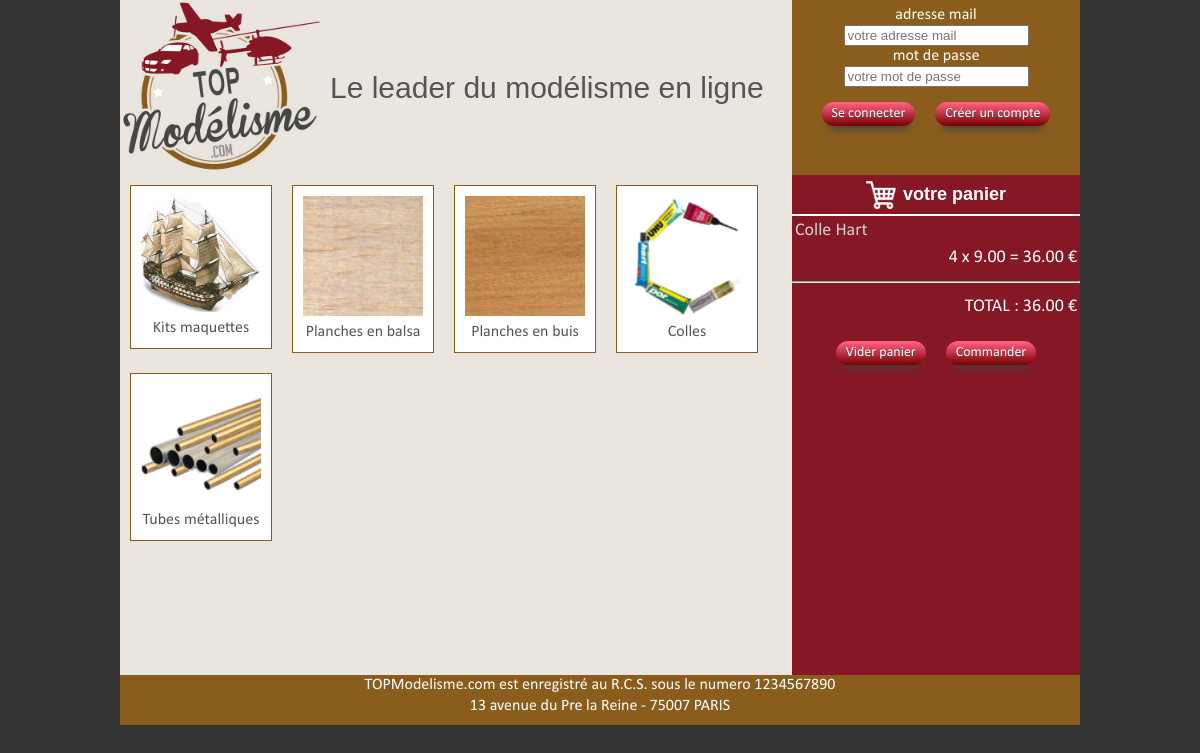
The page / on the database its author committed.
### tables this page shows
CREATE TABLE IF NOT EXISTS `famille` (
  `id` int(11) NOT NULL AUTO_INCREMENT,
  `libelle` varchar(50) NOT NULL,
  `image` varchar(50) NOT NULL,
  `ordre_affichage` int(11) NOT NULL,
  PRIMARY KEY (`id`)
);

CREATE TABLE IF NOT EXISTS `panier_article` (
  `id_panier` int(11) NOT NULL,
  `id_article` int(11) NOT NULL,
  `quantite` int(11) NOT NULL,
  `prix_ht` decimal(10,2) NOT NULL,
  `prix_tva` decimal(10,2) NOT NULL,
  `prix_ttc` decimal(10,2) NOT NULL,
  PRIMARY KEY (`id_panier`,`id_article`),
  KEY `fk_article` (`id_article`)
);

CREATE TABLE IF NOT EXISTS `article` (
  `id` int(11) NOT NULL AUTO_INCREMENT,
  `reference` varchar(50) NOT NULL,
  `libelle` varchar(50) NOT NULL,
  `id_famille` int(11) NOT NULL,
  `detail` varchar(100) NOT NULL,
  `prix_ttc` decimal(10,2) NOT NULL,
  `id_tva` int(11) NOT NULL,
  `image` varchar(50) NOT NULL,
  PRIMARY KEY (`id`),
  KEY `fk_famille` (`id_famille`),
  KEY `fk_tva` (`id_tva`)
);

### lib/affichage.php (the view, shortened to what this page needs)
<?php function affichage_en_tete()
{
    echo '<header class="header-site">';
        echo '<img src="./img/logo_500px.gif" alt="Logo TopModélisme.com" class="logo">';
        echo '<div class="titre">Le leader du modélisme en ligne</div>';
    echo '</header>';
} ?>
<?php function affichage_authentification()
{
    echo '<div class="authentification">';
      echo '<div>';
          echo '<label for="authentification" class="authentification-email">adresse mail</label>';
          echo '<br>';
          echo '<input type="text" name="Adresse mail" placeholder="votre adresse mail" required minlength="4" maxlength="8" size="20" >';
        echo '</div>';
        echo '<div>';
          echo '<label for="authentification" class="authentification-mdp">mot de passe</label>';
          echo '<br>';
          echo '<input type="password" name="Password" placeholder="votre mot de passe" required minlength="4" maxlength="8" size="20">';
       echo '</div>';
        echo '<div class="authentification-boutons">';
          echo '<a class="myButton" href="index.php">Se connecter</a>';
          echo '<a class="myButton" href="index.php">Créer un compte</a>';
        echo '</div>';
    echo '</div>';
} ?>
<?php function affichage_famille_article($db)
{
    echo '<div class="contenu">';
        if(isset($_GET['famille']))
        {
            affiche_articles_bdd($db, $_GET['famille']);
        }
        else
        {
            affiche_familles_bdd($db);
        }
    echo '</div>';
} ?>
<?php function affichage_famille($image, $libelle, $id)
{
    echo '<div class="affiche_famille">';
        echo '<a href="index.php?famille='.$id.'" class="famille-img">';
            echo '<img src="./img_familles/'.$image.'" alt="'.$libelle.'" width="120px" />';
        echo '</a>';
        echo '<br>';
        echo '<div class="titre_center">'.$libelle.'</div>';
    echo '</div>';
} ?>
<?php function affichage_commande($db)
{
    echo '<div class="section-panier">';
        echo '<div class="votre-panier">votre panier</div>';
            afficher_etat_panier($db);
    echo '</div>';
} ?>
<?php function affichage_article_panier($quantite, $prix_ttc, $libelle, $total)
{
    $sous_total = $quantite * $prix_ttc;
    echo '<table class="panier-table">';
        echo '<tr>';
            echo '<td colspan="2" class="panier-libelle">' . $libelle . '</td>';
        echo '</tr>';
        echo '<tr>';
            echo '<td class="panier-adroite">' . $quantite . ' x ' . $prix_ttc . ' = ' . number_format($sous_total, 2, '.', '') . ' €</td>';
        echo '</tr>';
    echo '</table>';
    $total += $sous_total;
    return $total;
} ?>
<?php function affichage_total_panier($total)
{
    echo '<div>';
        echo '<hr>';
            echo '<table class="panier-table panier-total">';
                echo '<tr>';
                    echo '<td class="panier-adroite">TOTAL : '. number_format($total,2,'.','') .' €</td>';
                echo '</tr>';
            echo '</table>';
            echo '<a class="myButton" href="index.php?Vide_panier=1">Vider panier</a>';
            echo '<a class="myButton" href="index.php">Commander</a>';
    echo '</div>';
} ?>
<?php function affichage_pied_de_page()
{
        echo '<footer class="footer">';
            echo '<p> TOPModelisme.com est enregistré au R.C.S. sous le numero 1234567890 </p>';
            echo '<p> 13 avenue du Pre la Reine - 75007 PARIS </p>';
        echo '</footer>';
} ?>

### index.php (shortened to what this page needs)
<?php include "./lib/sql.php";
$db = connect_bdd();
?>
<!DOCTYPE html>
<html>
 <head>
   <link rel="stylesheet" href="styles.css" media = "all" type = "text/css">
 </head>
<body>
  <div class="main">
      <?php
          affichage_en_tete();
          affichage_authentification(); ?>
    <article class="body">
      <?php
            affichage_famille_article($db);
            affichage_commande($db); ?>
    </article>
    <?php
        affichage_pied_de_page(); ?>
  </div>
</body>
</html>

### lib/sql.php (shortened to what this page needs)
<?php include "./lib/affichage.php"; ?>
<?php function affiche_familles_bdd($db)
{
    $sql = 'SELECT libelle, image, id
    FROM famille
    ORDER BY ordre_affichage ASC;';
    $result = $db->query ($sql) or die ('ErreurSQL : '.mysqli_error($db));
    while ($data = mysqli_fetch_array($result))
    {
        affichage_famille($data['image'], $data['libelle'], $data['id']);
    }
} ?>
<?php function afficher_etat_panier($db)
{
    $sql_panier = 'SELECT quantite, panier_article.prix_ttc, libelle
    FROM panier_article
    INNER JOIN article ON panier_article.id_article = article.id ;';
    $result_panier = $db->query($sql_panier) or die ('ErreurSQL : '.mysqli_error($db));
    $data_panier = mysqli_fetch_array($result_panier);
    if(empty($data_panier))
    {
        affichage_panier_vide();
    }
    else
    {
        $total = 0;
        do {
            $total = affichage_article_panier($data_panier['quantite'], $data_panier['prix_ttc'], $data_panier['libelle'], $total);
            }while($data_panier = mysqli_fetch_array($result_panier));
        affichage_total_panier($total);
    }
} ?>

### styles.css (style rules this page uses)
* { box-sizing: border-box; }
body { background-color: #333; margin: 0px; font-family: 'Calibri', serif; font-weight: 400; }
.main { margin-left: auto; margin-right: auto; max-width: 960px; width: 100%; }
.header-site { position: relative; float: left; height: 175px; width: 70%; background-color: #EAE5DF; }
.header-site .logo { position: absolute; top: 0; left: 0; width: 200px; height: 172px; margin-right: 10px; }
.header-site .titre { position: absolute; text-align: center; top: 50%; transform: translateY(-50%); left: 210px; font-size: 30px; font-family: 'Eras-Light', sans-serif; color: #555; }
.authentification { float: right; width: 30%; height: 175px; padding-top: 5px; background: #8A5D1D; text-align: center; color: #FFF; }
.authentification-mdp, .authentification-email { color: white; font-weight: 400; }
.authentification-boutons { margin-top: 10px; }
article.body { height: 415px; }
.contenu { clear: both; float: left; overflow: scroll; width: 70%; height: 500px; padding-bottom: 20px; background: #EAE5DF; }
.affiche_famille { float: left; color: #555; background-color: white; border: 1px solid #8A5D1D; margin: 10px; padding: 10px; }
.famille-img { opacity: 1; transform: opacity .3s }
.titre_center { text-align: center; }
.section-panier { float: right; width: 30%; height: 500px; background: #861825; color: #ffffff; font-size: large; text-align: center; overflow: scroll; }
.votre-panier { font-family: 'Eras-Light', sans-serif; font-weight: 600; margin-top: 5px; margin-bottom: 0; }
.votre-panier::before { content: ''; display: inline-block; vertical-align: middle; width: 30px; height: 30px; margin-right: 7px; background: url(img/panier.gif) center center / contain no-repeat; }
.votre-panier::after { content: ''; display: block; height: 2px; width: 100%; margin-top: 4px; background: #FFF; }
.panier-table { width: 100%; }
.panier-libelle { float: left; color: lightgrey; }
.panier-adroite { float: right; }
.panier-total { margin-bottom: 15px; }
.footer { clear: both; width: 100%; text-align: center; color: white; height: 50px; padding-bottom: 5px; line-height: 1.3em; background: #8A5D1D; }
.footer p { padding: 0; margin: 0; }
.myButton { -moz-box-shadow: 0px 10px 9px -7px #404242; -webkit-box-shadow: 0px 10px 9px -7px #404242; box-shadow: 0px 10px 9px -7px #404242; background: -webkit-gradient(linear, left top, left bottom, color-stop(0.05, #ff5e7e), color-stop(1, #780000)); background: -moz-linear-gradient(top, #ff5e7e 5%, #780000 100%); background: -webkit-linear-gradient(top, #ff5e7e 5%, #780000 100%); background: -o-linear-gradient(top, #ff5e7e 5%, #780000 100%); background: -ms-linear-gradient(top, #ff5e7e 5%, #780000 100%); background: linear-gradient(to bottom, #ff5e7e 5%, #780000 100%); filter: progid: DXImageTransform.Microsoft.gradient(startColorstr='#ff5e7e', endColorstr='#780000', GradientType=0); background-color: #ff5e7e; -moz-border-radius: 40px; -webkit-border-radius: 40px; border-radius: 40px; display: inline-block; cursor: pointer; color: #ffffff; font-size: 14px; margin: 5px 10px 5px 10px; padding: 3px 10px; text-decoration: none; text-shadow: 0px 1px 0px #4d484d; }

### rows shown on the page
famille: image (picture), libelle "Kits maquettes"
famille: image (picture), libelle "Planches en balsa"
famille: image (picture), libelle "Planches en buis"
famille: image (picture), libelle "Colles"
famille: image (picture), libelle "Tubes métalliques"
panier_article: id_article.libelle "Colle Hart", quantite "4", prix_ttc "9.00", sous_total "36.00"

### other values the page prints
$total "36.00"
